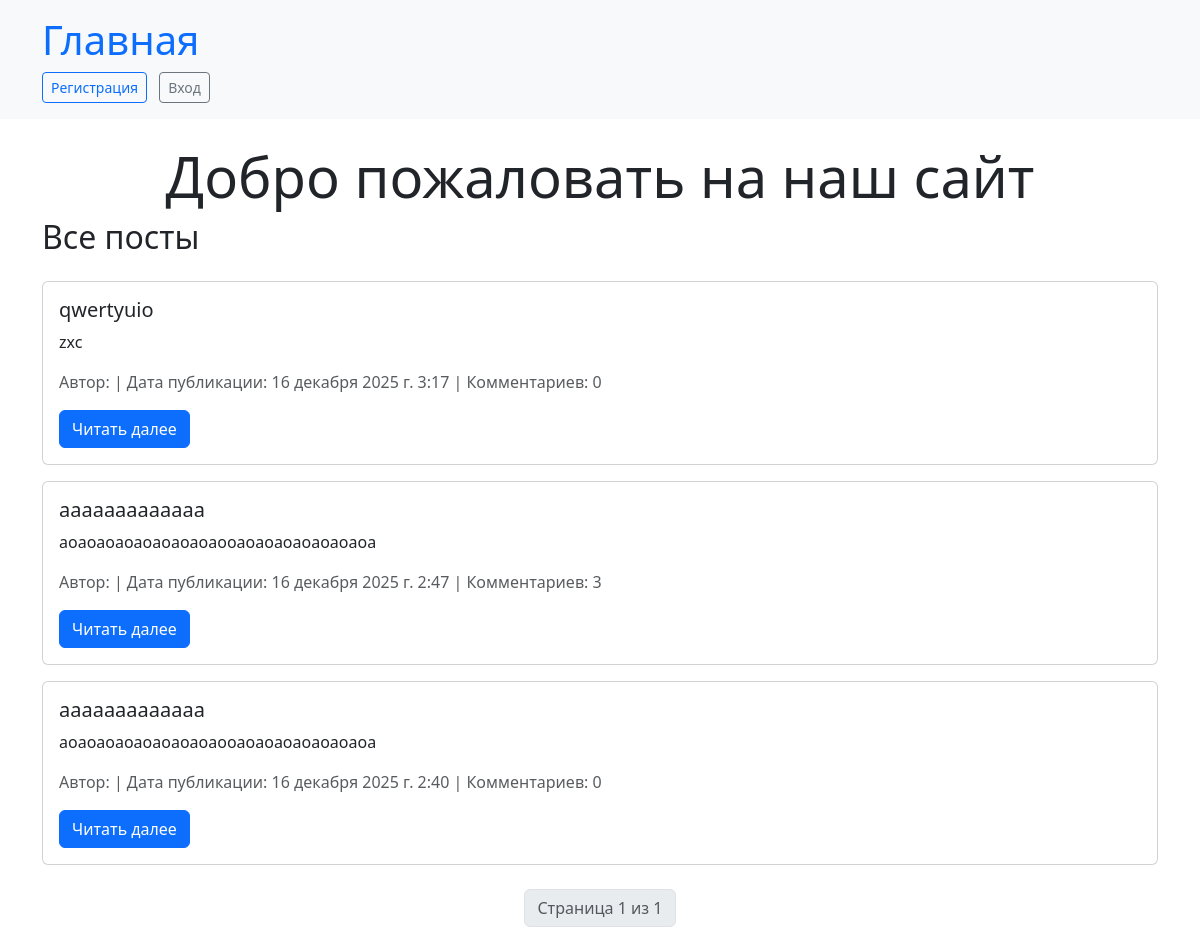
The page /shopapp/ on the database its author committed.
### shopapp/models.py (models this page shows, shortened)
class Post(models.Model):
    author = models.ForeignKey(get_user_model(), on_delete=models.CASCADE, verbose_name="Автор", related_name='posts')
    title = models.CharField(max_length=255, verbose_name="Заголовок")
    content = models.TextField(verbose_name="Содержимое поста")
    created_at = models.DateTimeField(default=timezone.now, verbose_name="Дата и время публикации")
    likes = models.ManyToManyField(get_user_model(), related_name='liked_posts', blank=True, verbose_name="Лайки")

### shopapp/views.py (the view)
# urls.py: path('', views.index, name='index'),
def index(request):
    posts_list = Post.objects.all().order_by('-created_at')
    paginator = Paginator(posts_list, 50)
    page_number = request.GET.get('page')
    page_obj = paginator.get_page(page_number)
    return render(request, 'index.html', {'posts': page_obj})

### shopapp/models.py (called while the page is built)
    def __str__(self):
        return f"{self.first_name} {self.last_name}"

### shopapp/templates/index.html (shortened to what this page needs)
{% extends 'base.html' %}
{% block content %}
  <div class="text-center">
    <h1 class="display-4">Добро пожаловать на наш сайт</h1>
  </div>
<h2 class="mb-4">Все посты</h2>
{% for post in posts %}
    <div class="card mb-3">
        <div class="card-body">
            <h5 class="card-title">{{ post.title }}</h5>
            <p class="card-text">{{ post.content|truncatewords:20 }}</p>
            <p class="text-muted">
                Автор: {{ post.author }} | Дата публикации: {{ post.created_at }} | Комментариев: {{ post.comments.count }}
            </p>
            <a href="{% url 'shopapp:post_detail' post.pk %}" class="btn btn-primary">Читать далее</a>
        </div>
    </div>
{% endfor %}
<div class="mt-4">
    <nav aria-label="Пагинация">
        <ul class="pagination justify-content-center">
            <li class="page-item disabled">
                <span class="page-link">Страница {{ posts.number }} из {{ posts.paginator.num_pages }}</span>
            </li>
        </ul>
    </nav>
</div>
{% endblock %}

### rows shown on the page
Post: title "qwertyuio", content "zxc", created_at "16 декабря 2025 г. 3:17", comments.count "0"
Post: title "aaaaaaaaaaaaa", content "aoaoaoaoaoaoaoaoaooaoaoaoaoaoaoaoa", created_at "16 декабря 2025 г. 2:47", comments.count "3"
Post: title "aaaaaaaaaaaaa", content "aoaoaoaoaoaoaoaoaooaoaoaoaoaoaoaoa", created_at "16 декабря 2025 г. 2:40", comments.count "0"

### other values the page prints
{{ posts.number }} "1"
{{ posts.paginator.num_pages }} "1"
